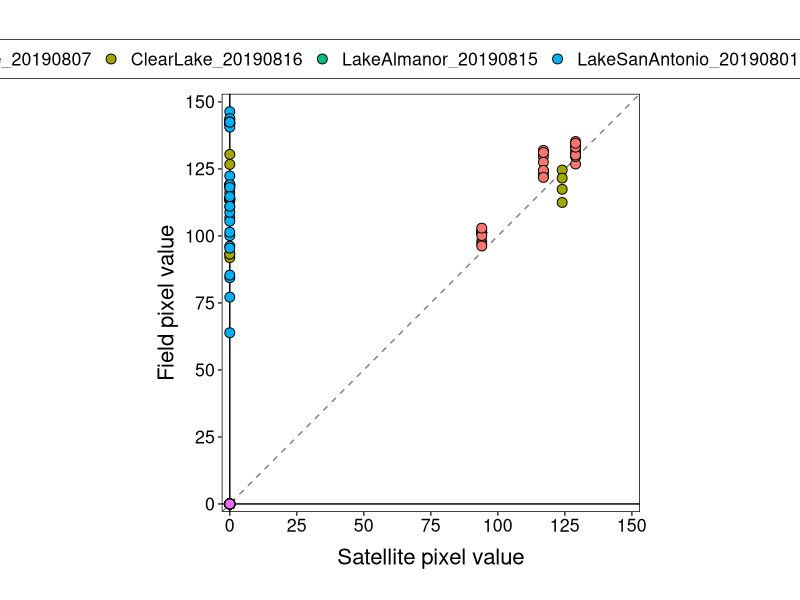

The R source for this figure: (Note: this script raises an error after producing the figure.)
## Script to plot the rrs and CI values
## OLCI bands (nanometers, nm) 620, 665, 681, and 709

## TXT files generated in calc_CI_from_rrs.R script. Run this script first

#### Libraries
library(tidyverse)
library(ggplot2)

## Read in CI and rrs data
ci_fs <- read_tsv("Data/CI_values_field_sat.tsv") 
rrs_bands <- read_tsv("Data/rrs_OLCI_band_values.tsv") %>% 
  mutate(nm= ifelse(band == "b07_620", 620,
                    ifelse(band == "b08_665", 665,
                           ifelse(band == "b10_681", 681, 709))))


make_olci_band_plots <- function(df, sampID, out_dir){
  
  # Filter data by band type
  point_df <- filter(df, df$uniqueID == sampID, band != "b07_620")
  line_df <- filter(df, uniqueID == sampID, band == "b08_665" | band == "b11_709")
  
  plot1 <- ggplot() +
    geom_line(data= line_df,
              aes(x= nm, y= rrs, group= sampID), linetype= "dashed", size= 0.25) +
    geom_point(data= point_df, 
               aes(x= nm, y= rrs), size= 3) +
    labs(x= "OLCI bands (nm)", y= "Remote sensed reflectance (rrs)") +
    scale_x_continuous(breaks= c(665, 681, 709)) +
    scale_y_continuous(limits= c(min(df$rrs), max(df$rrs))) +
    ggtitle(sampID) +
    theme_bw(base_size= 16)
  
  ggsave(plot1, filename= str_c("olci_bands-", sampID, ".jpg"), path=out_dir, dpi= 300, height= 5.5, width= 5, units= "in")
  
  
}
#map(rrs_bands$uniqueID, function(x) make_olci_band_plots(df= rrs_bands, sampID= x, out_dir= "Data/olci_band_plots"))


theme_sat <- theme(panel.grid = element_blank(),
                  plot.margin = unit(c(1, 1, 1, 1), "cm"),
                  text = element_text(size= 16),
                  plot.background = element_rect(fill = "transparent", color= "transparent"), # bg of the plot
                  panel.background = element_rect(fill= "transparent", color= "transparent"),
                  panel.border= element_rect(fill= "transparent", color= "black", linetype= "solid", size= 0.5),
                  panel.ontop = TRUE,
                  axis.text = element_text(colour="black"),
                  axis.title.x = element_text(vjust = -0.75),
                  axis.title.y = element_text(vjust = 1.5),
                  legend.background = element_rect(size=0.25, color="black", fill= "transparent"),
                  legend.key = element_blank(),
                  strip.background=element_rect(fill="transparent", color="transparent"),
                  #axis.text.x = element_text(angle= 45, hjust= 1),
                  legend.position = "top")




cifs_lims <- c(0, 150)
cifs_brks <- seq(0, 150, by= 25)

ggplot(data= ci_fs) +
  geom_abline(aes(slope= 1, intercept= 0), linetype= "dashed", color= "gray50") +
  geom_hline(yintercept = 0) +
  geom_vline(xintercept = 0) +
 # geom_boxplot(aes(x= sat_pix_val, y= pix_val, color= waterbody)) +
  geom_point(aes(x= sat_pix_val, y= pix_val, fill= waterbody), size= 3, shape= 21) +
  labs(x= "Satellite pixel value", y= "Field pixel value") +
  #scale_shape_manual(values= c(21)) +
  scale_color_discrete(name= "Waterbody") +
  scale_x_continuous(limits= cifs_lims, breaks= cifs_brks, expand= c(0.02, 0)) +
  scale_y_continuous(limits= cifs_lims, breaks= cifs_brks, expand= c(0.02, 0)) +
  #facet_grid(.~waterbody, scales= "free_x") +
  coord_equal() +
  theme_sat


# ## Plot satellite data agains field data
# ggplot(data= ci_fs) +
#   geom_boxplot(aes(x= sat_pix_val, y= pix_val)) +
#   #geom_point(aes(x= sat_pix_val, y= pix_val)) +
#   facet_grid(.~waterbody, scales= "free_x") +
#   theme_sat




ggplot(data= ci_val) +
  geom_boxplot(aes(x= waterbody, y= ci, color= site))
  theme_bw()
  

ggplot(data= ci_val) +
  geom_hline(yintercept = 0, size= 0.5) +
  geom_boxplot(aes(x= waterbody, y= ci_mod, color= site)) +
  theme_bw()

ggplot(data= ci_val) +
  geom_hline(yintercept = 0, size= 0.5) +
  geom_boxplot(aes(x= waterbody, y= pix_val, color= site)) +
  theme_bw()





# ci_df <- tibble(uniqueID= names(ci_list), ci= do.call(rbind, ci_list)[, 1]) %>% 
#   mutate(waterbody= do.call(rbind, str_split(uniqueID, "-"))[, 1], 
#          sample= do.call(rbind, str_split(uniqueID, "-"))[, 2]) %>% 
#   mutate(pix_site= do.call(rbind, str_split(sample, "_"))[, 1],
#          rep= do.call(rbind, str_split(sample, "_"))[, 2]) %>% 
#   mutate(pixel= str_sub(pix_site, start= 1, end= 2),
#          site= str_sub(pix_site, start= 3, end= 4)) %>% 
#   select(uniqueID, waterbody, sample, pix_site, pixel,site, rep, ci)


# sent_cl_20190816 <- read_csv("Data/Sentinel_flyover_data/sentinel-ClearLake_20190816.csv") %>% 
#   rename(pix_val= `Pixel Value`)
# 
# 
# sent_lsa <- sent_list[[4]] %>% 
#   rename(long= Lon, lat= Lat)
# samp_lsa <- read_tsv("Data/20190801_LakeSanAntonio/LatLong_LakeSanAntonio.txt")
# 
# 
# sum(round(samp_lsa$long[1], 2) %in% round(sent_lsa$long, 2))
# 
# val <- 1000
# lon_true <- (trunc(sent_lsa$long*val)/val) %in% (trunc(samp_lsa$long[1]*val)/val)
# 
# lat_true <- (trunc(sent_lsa$lat*val)/val) %in% (trunc(samp_lsa$lat[1]*val)/val)
# 
# which(lat_true & lon_true == TRUE)


